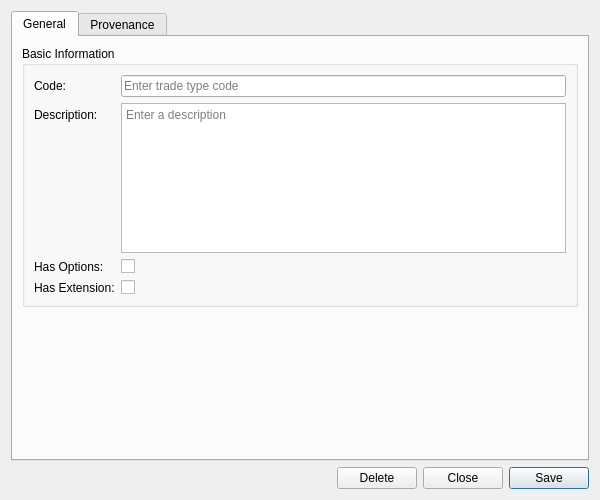
<?xml version="1.0" encoding="UTF-8"?>
<ui version="4.0">
 <class>TradeTypeDetailDialog</class>
 <widget class="QWidget" name="TradeTypeDetailDialog">
  <property name="geometry">
   <rect>
    <x>0</x>
    <y>0</y>
    <width>600</width>
    <height>500</height>
   </rect>
  </property>
  <property name="sizePolicy">
   <sizepolicy hsizetype="Preferred" vsizetype="Preferred">
    <horstretch>0</horstretch>
    <verstretch>0</verstretch>
   </sizepolicy>
  </property>
  <property name="minimumSize">
   <size>
    <width>600</width>
    <height>500</height>
   </size>
  </property>
  <property name="windowTitle">
   <string>Trade Type Details</string>
  </property>
  <layout class="QVBoxLayout" name="verticalLayout">
   <item>
    <widget class="QTabWidget" name="tabWidget">
     <property name="currentIndex"><number>0</number></property>
     <widget class="QWidget" name="generalTab">
      <attribute name="title"><string>General</string></attribute>
      <layout class="QVBoxLayout" name="generalLayout">
       <item>
        <widget class="QGroupBox" name="basicInfoGroup">
         <property name="title">
          <string>Basic Information</string>
         </property>
         <layout class="QFormLayout" name="formLayout">
          <item row="0" column="0">
           <widget class="QLabel" name="labelCode">
            <property name="text">
             <string>Code:</string>
            </property>
           </widget>
          </item>
          <item row="0" column="1">
           <widget class="QLineEdit" name="codeEdit">
            <property name="placeholderText">
             <string>Enter trade type code</string>
            </property>
            <property name="readOnly">
             <bool>true</bool>
            </property>
           </widget>
          </item>
          <item row="1" column="0">
           <widget class="QLabel" name="labelDescription">
            <property name="text">
             <string>Description:</string>
            </property>
           </widget>
          </item>
          <item row="1" column="1">
           <widget class="QPlainTextEdit" name="descriptionEdit">
            <property name="minimumSize">
             <size>
              <width>0</width>
              <height>80</height>
             </size>
            </property>
            <property name="maximumSize">
             <size>
              <width>16777215</width>
              <height>150</height>
             </size>
            </property>
            <property name="placeholderText">
             <string>Enter a description</string>
            </property>
           </widget>
          </item>
          <item row="2" column="0">
           <widget class="QLabel" name="labelHasOptions">
            <property name="text">
             <string>Has Options:</string>
            </property>
           </widget>
          </item>
          <item row="2" column="1">
           <widget class="QCheckBox" name="hasOptionsCheckBox">
            <property name="text">
             <string/>
            </property>
           </widget>
          </item>
          <item row="3" column="0">
           <widget class="QLabel" name="labelHasExtension">
            <property name="text">
             <string>Has Extension:</string>
            </property>
           </widget>
          </item>
          <item row="3" column="1">
           <widget class="QCheckBox" name="hasExtensionCheckBox">
            <property name="text">
             <string/>
            </property>
           </widget>
          </item>
         </layout>
        </widget>
       </item>
       <item>
        <spacer name="verticalSpacer">
         <property name="orientation">
          <enum>Qt::Vertical</enum>
         </property>
         <property name="sizeHint" stdset="0">
          <size>
           <width>20</width>
           <height>40</height>
          </size>
         </property>
        </spacer>
       </item>
      </layout>
     </widget>
     <widget class="QWidget" name="provenanceTab">
      <attribute name="title"><string>Provenance</string></attribute>
      <layout class="QVBoxLayout" name="provenanceTabLayout">
       <item>
        <widget class="ores::qt::ProvenanceWidget" name="provenanceWidget" native="true"/>
       </item>
      </layout>
     </widget>
    </widget>
   </item>
   <item>
    <layout class="QHBoxLayout" name="buttonLayout">
     <item>
      <spacer name="horizontalSpacer">
       <property name="orientation">
        <enum>Qt::Horizontal</enum>
       </property>
       <property name="sizeHint" stdset="0">
        <size>
         <width>40</width>
         <height>20</height>
        </size>
       </property>
      </spacer>
     </item>
     <item>
      <widget class="QPushButton" name="deleteButton">
       <property name="text">
        <string>Delete</string>
       </property>
      </widget>
     </item>
     <item>
      <widget class="QPushButton" name="closeButton">
       <property name="text">
        <string>Close</string>
       </property>
      </widget>
     </item>
     <item>
      <widget class="QPushButton" name="saveButton">
       <property name="text">
        <string>Save</string>
       </property>
       <property name="default">
        <bool>true</bool>
       </property>
      </widget>
     </item>
    </layout>
   </item>
  </layout>
 </widget>
 <customwidgets>
  <customwidget>
   <class>ores::qt::ProvenanceWidget</class>
   <extends>QWidget</extends>
   <header>ores.qt/ProvenanceWidget.hpp</header>
  </customwidget>
 </customwidgets>
 <resources/>
 <connections/>
</ui>
